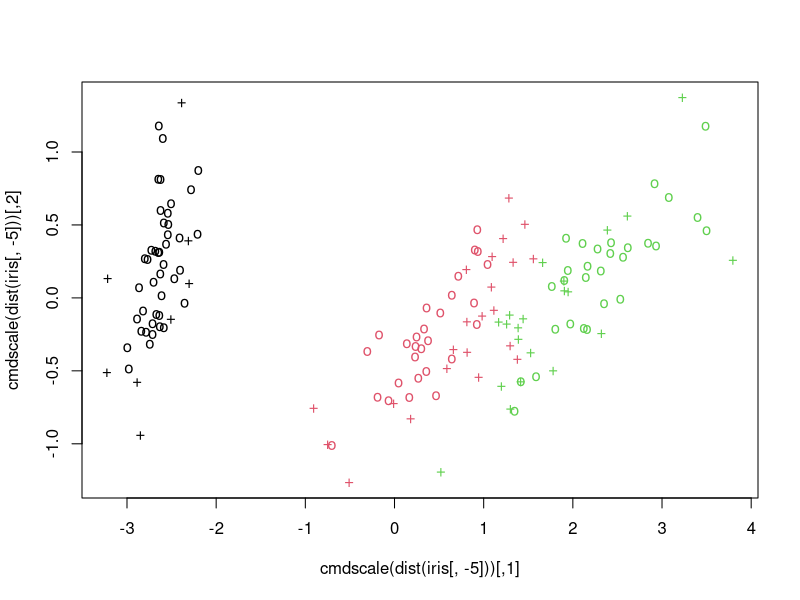
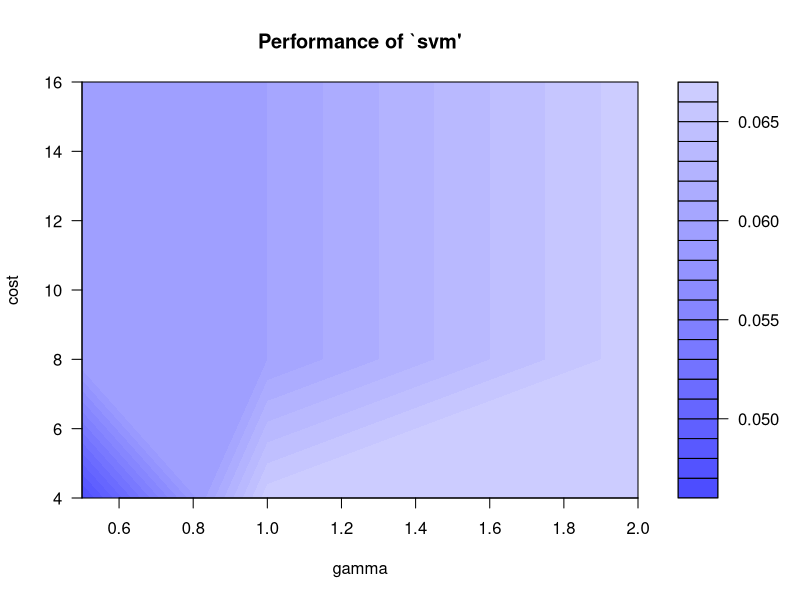

These figures' R source, in order: (Note: this script raises an error after producing the figures.)
library(e1071)
data(iris)
attach(iris)
## classification mode
# default with factor response:
model = svm(Species ~ ., data = iris)
# alternatively the traditional interface:
model = svm(iris[,-5], iris[,5])
print(model)
summary(model)

# test with train data
pred = predict(model, iris[,-5])
# (same as:)
pred = fitted(model)
# Check accuracy:
table(pred, iris[,5])
# compute decision values and probabilities:
pred = predict(model, iris[,-5], decision.values = TRUE)
attr(pred, "decision.values")[1:4,]
pred[1:4]
# visualize (classes by color, SV by crosses):
plot(cmdscale(dist(iris[,-5])),
     col = as.integer(iris[,5]),
     pch = c("o","+")[1:150 %in% model$index + 1])
# get probabilities
model = svm(iris[,-5], iris[,5], probability = TRUE)
pred = predict(model, iris[,-5], decision.values = TRUE, probability = TRUE)
attr(pred, "decision.values")[1:4,]
attr(pred, "probabilities")[1:4,]
##############tune parameters for radial kernel
set.seed(392)
tune.out= tune(svm, iris[,-5], iris[,5],
            ranges = list(gamma = 2^(-1:1), cost = 2^(2:4)),
            tunecontrol = tune.control(sampling = "cross"),cross=10)
summary(tune.out)
plot(tune.out)
# use the best model to predict the training instances
tune.out$best.model
pred=predict(tune.out$best.model,iris[,-5])
table(pred, iris[,5])
########################################################
################use svm in caret############################
########################################################
library(caret)
#load german credit data from caret package
data(GermanCredit)
# classify two status: good or bad
## Show the first 10 columns
str(GermanCredit[, 1:10])
## Delete two variables where all values are the same for both classes
GermanCredit[,c("Purpose.Vacation","Personal.Female.Single")] <- list(NULL)
#Get training and test sets
set.seed(12)
trainIndex = createDataPartition(GermanCredit$Class, p = 0.7, list = FALSE, times = 1)
train=GermanCredit[trainIndex,] # training set
test=GermanCredit[-trainIndex,-10] # test set
#train the model
fitControl=trainControl(
  method = "repeatedcv",
  number = 5,
  repeats = 3)
set.seed(2333)
svm.Radial=train(Class ~., data = train, method = "svmRadial",
                 trControl=fitControl,
                 preProcess = c("center", "scale"),
                 tuneLength = 5)
svm.Radial
plot(svm.Radial)
# tune both parameters
grid_radial=expand.grid(sigma = c(0.01, 0.1, 1,10),
                        C = c(0.01, 0.1, 1, 10))
fitControl=trainControl(
  method = "repeatedcv",
  number = 5,
  repeats = 3)
set.seed(2333)
svm.Radialg=train(Class ~., data = train, method = "svmRadial",
                  trControl=fitControl,
                  preProcess = c("center", "scale"),
                  tuneGrid = grid_radial)
svm.Radialg
plot(svm.Radialg)
